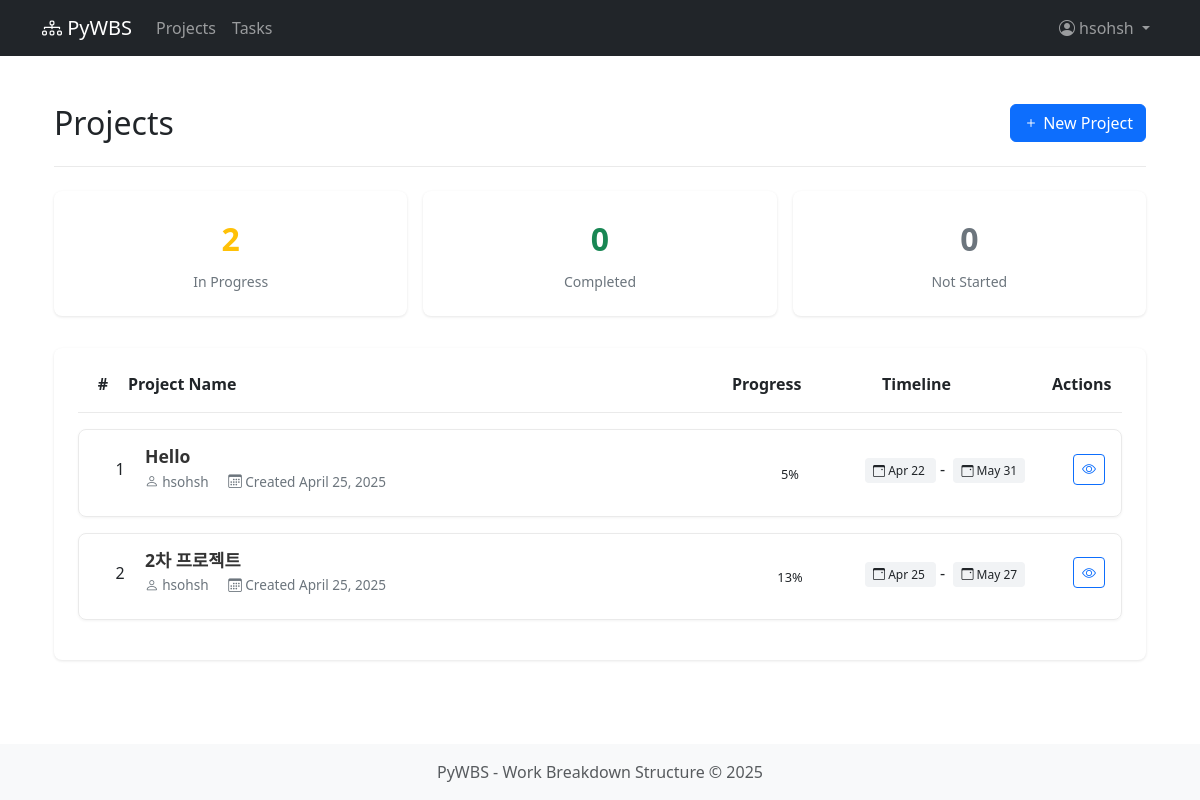
Screenshot of /projects/ (signed in) with the database file from the repository.
### wbs/models/project.py (models this page shows, shortened)
class Project(TimeStampedModel):
    name = models.CharField(max_length=200)
    description = models.TextField(blank=True)
    owner = models.ForeignKey(User, on_delete=models.CASCADE, related_name='projects')
    start_date = models.DateField(default=timezone.now)
    end_date = models.DateField(null=True, blank=True)
    progress = models.PositiveIntegerField(default=0)
    class Meta:
        ordering = ['-created_at']

### wbs/views/project.py (the view)
# urls.py: path('', project_list, name='project_list'),
@login_required
def project_list(request):
    base_queryset = Project.objects.filter(owner=request.user)
    completed_projects = base_queryset.filter(progress=100).count()
    in_progress_projects = base_queryset.filter(Q(progress__gt=0) & Q(progress__lt=100)).count()
    not_started_projects = base_queryset.filter(progress=0).count()
    status = request.GET.get('status')
    if status == 'completed':
        projects = base_queryset.filter(progress=100)
        active_filter = 'completed'
    elif status == 'in_progress':
        projects = base_queryset.filter(Q(progress__gt=0) & Q(progress__lt=100))
        active_filter = 'in_progress'
    elif status == 'not_started':
        projects = base_queryset.filter(progress=0)
        active_filter = 'not_started'
    else:
        projects = base_queryset
        active_filter = 'all'
    if request.method == 'POST':
        form = ProjectForm(request.POST)
        if form.is_valid():
            project = form.save(commit=False)
            project.owner = request.user
            project.save()
            messages.success(request, 'Project created successfully.')
            return redirect('project_detail', pk=project.pk)
    else:
        form = ProjectForm()
    return render(request, 'wbs/project/project_list.html', {
        'projects': projects,
        'form': form,
        'completed_projects': completed_projects,
        'in_progress_projects': in_progress_projects,
        'not_started_projects': not_started_projects,
        'active_filter': active_filter
    })

### wbs/templates/wbs/project/project_list.html (shortened to what this page needs)
{% extends 'wbs/base.html' %}
{% load crispy_forms_tags %}
{% block content %}
<div class="container py-4">
    <div class="project-header d-flex justify-content-between align-items-center">
        <h2 class="mb-0">
            Projects
        </h2>
        <button type="button" class="btn btn-primary" data-bs-toggle="modal" data-bs-target="#newProjectModal">
            <i class="bi bi-plus"></i> New Project
        </button>
    </div>
    <div class="stats-header">
        <div class="stats-card {% if active_filter == 'in_progress' %}border border-primary{% endif %}" id="in-progress-card">
            <div class="stats-number text-warning">{{ in_progress_projects }}</div>
            <div class="stats-label">In Progress</div>
        </div>
        <div class="stats-card {% if active_filter == 'completed' %}border border-primary{% endif %}" id="completed-card">
            <div class="stats-number text-success">{{ completed_projects }}</div>
            <div class="stats-label">Completed</div>
        </div>
        <div class="stats-card {% if active_filter == 'not_started' %}border border-primary{% endif %}" id="not-started-card">
            <div class="stats-number text-secondary">{{ not_started_projects }}</div>
            <div class="stats-label">Not Started</div>
        </div>
    </div>
    <div class="projects-container">
        <div class="project-list-header d-flex">
            <div class="order-column">#</div>
            <div class="flex-grow-1">Project Name</div>
            <div class="progress-column">Progress</div>
            <div class="date-column">Timeline</div>
            <div style="width: 70px">Actions</div>
        </div>
        {% for project in projects %}
        <div class="project-card p-3">
            <div class="d-flex align-items-center mb-2">
                <div class="order-column">{{ forloop.counter }}</div>
                <div class="flex-grow-1">
                    <h5 class="project-title mb-1">
                        <a href="{% url 'project_detail' project.pk %}">
                            {{ project.name }}
                        </a>
                    </h5>
                    <div class="project-meta">
                        <span><i class="bi bi-person"></i> {{ project.owner.username }}</span>
                        <span class="ms-3"><i class="bi bi-calendar3"></i> Created {{ project.created_at|date }}</span>
                    </div>
                </div>
                <div class="progress-column">
                    <div class="progress-container">
                        <div class="progress-mini w-100">
                        </div>
                        <span class="progress-value">{{ project.progress }}%</span>
                    </div>
                </div>
                <div class="date-column">
                    <span class="date-badge me-1">
                        <i class="bi bi-calendar3-event"></i> {{ project.start_date|date:"M d" }}
                    </span>
                    -
                    <span class="date-badge ms-1">
                        <i class="bi bi-calendar3-event"></i> {{ project.end_date|date:"M d" }}
                    </span>
                </div>
                <div style="width: 70px" class="text-end">
                    <a href="{% url 'project_detail' project.pk %}" class="btn btn-sm btn-outline-primary">
                        <i class="bi bi-eye"></i>
                    </a>
                </div>
            </div>
        </div>
        {% endfor %}
    </div>
</div>
{% endblock %}

### wbs/templates/wbs/base.html (shortened to what this page needs)
{% load static %}
<!DOCTYPE html>
<html lang="ko">
<head>
    <link href="https://cdn.jsdelivr.net/npm/bootstrap@5.3.2/dist/css/bootstrap.min.css" rel="stylesheet">
    <link href="https://cdn.jsdelivr.net/npm/bootstrap-icons@1.11.1/font/bootstrap-icons.css" rel="stylesheet">
    <link href="https://cdn.jsdelivr.net/npm/frappe-gantt/dist/frappe-gantt.css" rel="stylesheet">
</head>
<body>
    <header>
        <nav class="navbar navbar-expand-lg navbar-dark bg-dark">
            <div class="container">
                <a class="navbar-brand" href="{% url 'project_list' %}">
                    <i class="bi bi-diagram-3"></i> PyWBS
                </a>
                <div class="collapse navbar-collapse" id="navbarNav">
                    <ul class="navbar-nav">
                        <li class="nav-item">
                            <a class="nav-link" href="{% url 'project_list' %}">Projects</a>
                        </li>
                        <li class="nav-item">
                            <a class="nav-link" href="{% url 'task_list' %}">Tasks</a>
                        </li>
                    </ul>
                    <ul class="navbar-nav ms-auto">
                        {% if user.is_authenticated %}
                        <li class="nav-item dropdown">
                            <a class="nav-link dropdown-toggle" href="#" id="navbarDropdown" role="button" data-bs-toggle="dropdown">
                                <i class="bi bi-person-circle"></i> {{ user.username }}
                            </a>
                        </li>
                        {% else %}
                        <li class="nav-item">
                            <a class="nav-link" href="{% url 'login' %}">Login</a>
                        </li>
                        {% endif %}
                    </ul>
                </div>
            </div>
        </nav>
    </header>
    <main class="container py-4">
        {% block content %}{% endblock %}
    </main>
    <footer class="bg-light py-3 mt-auto">
        <div class="container text-center">
            <p class="text-muted mb-0">PyWBS - Work Breakdown Structure &copy; {% now "Y" %}</p>
        </div>
    </footer>
</body>
</html>

### wbs/templates/wbs/project/project_list.html (style rules this page uses)
.project-header { padding-bottom: 1.5rem; margin-bottom: 1.5rem; border-bottom: 1px solid #eaeaea; }
.project-card { border-radius: 8px; transition: all 0.2s; border: 1px solid #eaeaea; margin-bottom: 1rem; box-shadow: 0 1px 3px rgba(0,0,0,0.05); }
.project-title { font-size: 1.1rem; font-weight: 600; }
.project-title a { color: #333; text-decoration: none; }
.project-meta { color: #6c757d; font-size: 0.85rem; }
.stats-header { display: flex; gap: 1rem; margin-bottom: 2rem; }
.stats-card { flex: 1; padding: 1.5rem; border-radius: 8px; text-align: center; background-color: #fff; box-shadow: 0 1px 3px rgba(0,0,0,0.1); cursor: pointer; transition: all 0.2s; }
.stats-number { font-size: 2rem; font-weight: 600; margin-bottom: 0.5rem; }
.stats-label { color: #6c757d; font-size: 0.875rem; }
.projects-container { background-color: #fff; border-radius: 8px; box-shadow: 0 1px 3px rgba(0,0,0,0.1); padding: 1.5rem; }
.project-list-header { padding-bottom: 1rem; margin-bottom: 1rem; border-bottom: 1px solid #eaeaea; font-weight: 600; }
.order-column { width: 50px; text-align: center; }
.progress-column { width: 150px; }
.date-column { width: 170px; }
.progress-container { display: flex; flex-direction: column; align-items: center; }
.progress-value { margin-top: 4px; font-size: 0.8rem; }
.date-badge { font-size: 0.75rem; padding: 0.25rem 0.5rem; border-radius: 4px; background-color: #f1f3f5; }
.progress-mini { width: 100%; height: 6px; }

### wbs/templates/wbs/base.html (style rules this page uses)
:root { --sidebar-width: 250px; }
body { min-height: 100vh; display: flex; flex-direction: column; }
main { flex: 1; }

### rows the page displays
Project: name "Hello", owner.username "hsohsh", created_at "April 25, 2025", progress "5", start_date "Apr 22", end_date "May 31"
Project: name "2차 프로젝트", owner.username "hsohsh", created_at "April 25, 2025", progress "13", start_date "Apr 25", end_date "May 27"

### other values shown
{{ user.username }} "hsohsh"
{{ in_progress_projects }} "2"
{{ completed_projects }} "0"
{{ not_started_projects }} "0"
